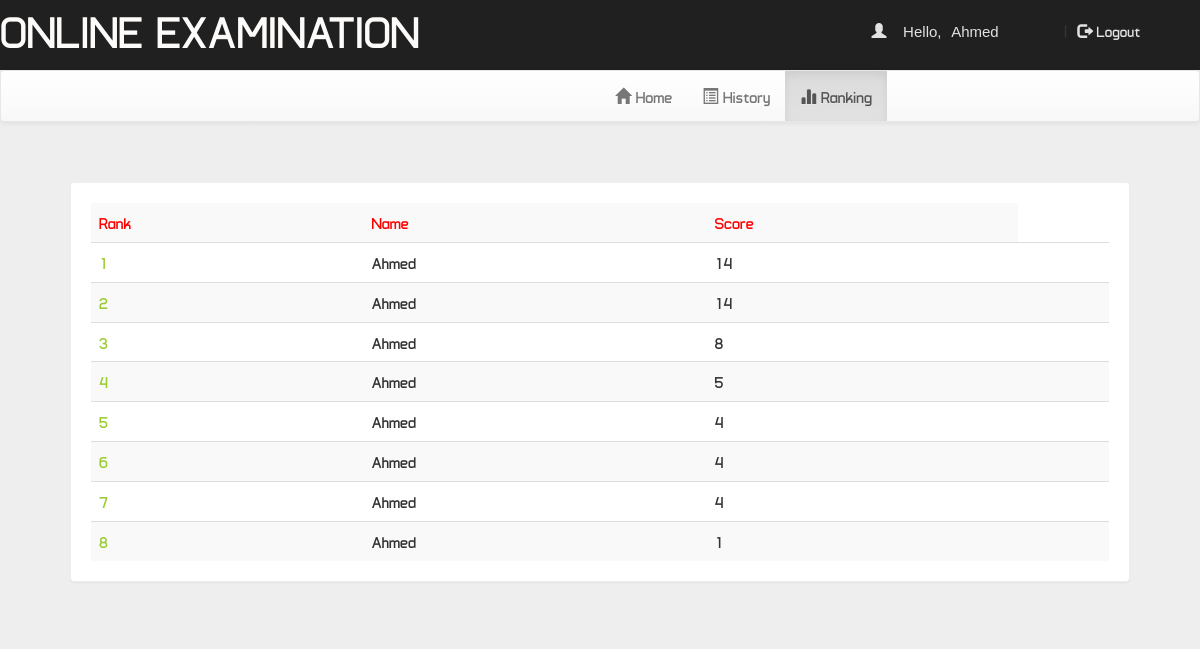
The app's page /account.php?q=3 (signed in) with its own data.
### tables this page shows
CREATE TABLE `rank` (
  `email` varchar(50) NOT NULL,
  `score` int(11) NOT NULL,
  `time` timestamp NOT NULL DEFAULT CURRENT_TIMESTAMP ON UPDATE CURRENT_TIMESTAMP
);

### account.php (the view, shortened to what this page needs)
<!DOCTYPE html PUBLIC "-//W3C//DTD XHTML 1.0 Transitional//EN" "http://www.w3.org/TR/xhtml1/DTD/xhtml1-transitional.dtd">
<html xmlns="http://www.w3.org/1999/xhtml">
<head>
<link  rel="stylesheet" href="css/bootstrap.min.css"/>
 <link  rel="stylesheet" href="css/bootstrap-theme.min.css"/>
 <link rel="stylesheet" href="css/main.css">
 <link  rel="stylesheet" href="css/font.css">
</head>
<body>
<div class="header">
<div class="row">
<div class="col-lg-6">
<span class="logo">ONLINE EXAMINATION SYSTEM</span></div>
<div class="col-md-4 col-md-offset-2">
 <?php
 include_once 'dbConnection.php';
  if(!(isset($_SESSION['email']))){
header("location:index.php");
}
else
{
$name = $_SESSION['name'];
echo '<span class="pull-right top title1" ><span class="log1"><span class="glyphicon glyphicon-user" aria-hidden="true"></span>&nbsp;&nbsp;&nbsp;&nbsp;Hello,</span> <a href="account.php?q=1" class="log log1">'.$name.'</a>&nbsp;|&nbsp;<a href="logout.php?q=account.php" class="log"><span class="glyphicon glyphicon-log-out" aria-hidden="true"></span>&nbsp;Logout</button></a></span>';
}?>
</div>
</div></div>
<div class="bg">
<nav class="navbar navbar-default title1">
  <div class="container-fluid">
    <div class="collapse navbar-collapse" id="bs-example-navbar-collapse-1">
      <ul class="nav navbar-nav">
        <li <?php if(@$_GET['q']==1) echo'class="active"'; ?> ><a href="account.php?q=1"><span class="glyphicon glyphicon-home" aria-hidden="true"></span>&nbsp;Home<span class="sr-only">(current)</span></a></li>
        <li <?php if(@$_GET['q']==2) echo'class="active"'; ?>><a href="account.php?q=2"><span class="glyphicon glyphicon-list-alt" aria-hidden="true"></span>&nbsp;History</a></li>
		<li <?php if(@$_GET['q']==3) echo'class="active"'; ?>><a href="account.php?q=3"><span class="glyphicon glyphicon-stats" aria-hidden="true"></span>&nbsp;Ranking</a></li></ul>
      </div>
  </div>
</nav>
<div class="container">
<div class="row">
<div class="col-md-12">
<?php
if(@$_GET['q']== 3)
{
$q=mysqli_query($con,"SELECT * FROM rank  ORDER BY score DESC " )or die('Error223');
echo  '<div class="panel title">
<table class="table table-striped title1" >
<tr style="color:red"><td><b>Rank</b></td><td><b>Name</b></td><td><b>Score</b></td></tr>';
$c=0;
while($row=mysqli_fetch_array($q) )
{
$s=$row['score'];
$c++;
echo '<tr><td style="color:#99cc32"><b>'.$c.'</b></td><td>'.$name.'</td><td>'.$s.'</td><td>';
}
echo '</table></div>';}
?>
</div></div></div></div>
</body>
</html>

### css/main.css (style rules this page uses)
body { overflow-x: hidden; width: 100%; font: 15px "Century Gothic", "Times Roman", sans-serif; background: #eee; min-height: 550px; background-attachment: fixed; }
.bg { min-height: 540px; }
.panel { border-color: #eee; margin: 40px; padding: 20px; font: 15px "Century Gothic", "Times Roman", sans-serif; }
.title { font-family: "Arial"; }
.header { background: #202020; height: 70px; }
.logo { font-family:"Arial"; font-size: 45px; color: #fdfbf9; text-align: center; }
.title1 { font: 16px "Century Gothic", "Arial", sans-serif; }
.top { margin-top: 20px; }
.log1 { font: 15px "Ubuntu", sans-serif; color: #e2e2e2; margin-left: 10px; }
.log { margin: 10px; margin-right: 60px; margin-left: 5px; color: #e2e2e2; text-decoration: none; font-size: 20px; font-size: 15px; }

### records on screen
rank: score "14"
rank: score "14"
rank: score "8"
rank: score "5"
rank: score "4"
rank: score "4"
rank: score "4"
rank: score "1"

### other values on screen
$name "Ahmed"
